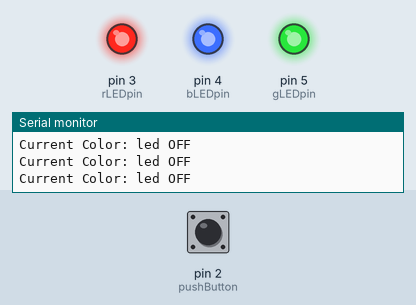
Simulated run of this sketch. Board: Arduino Uno, built with avr-gcc and run on an emulated ATmega328P. Parts: output pins drawn as LEDs (lit = HIGH), the last lines printed to the serial monitor. Dashed ring = blinking. The test bench sets the inputs (shaded band); at power-on: pin 2 (pushButton) LOW.

Above: at 1.2 s.
1.3 s: pin 2 (pushButton) pulled HIGH for 0.15 s
At 1.48 s:
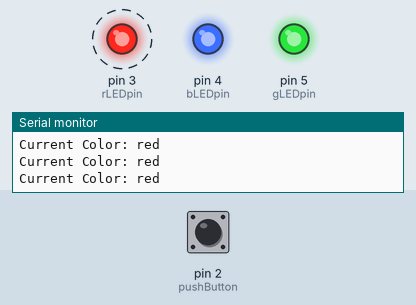
4.4 s: pin 2 (pushButton) pulled HIGH for 1 s
At 4.9 s:
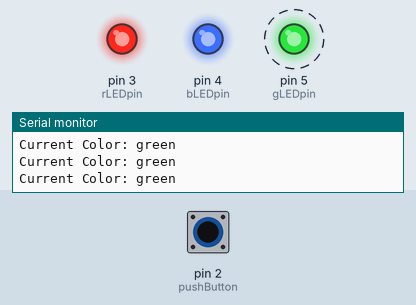
6.9 s: pin 2 (pushButton) pulled HIGH for 0.15 s
At 7.4 s:
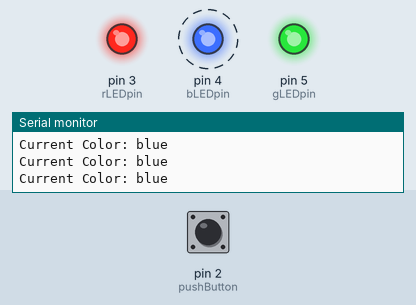
8.5 s: pin 2 (pushButton) pulled HIGH for 3.2 s
At 8.69 s:
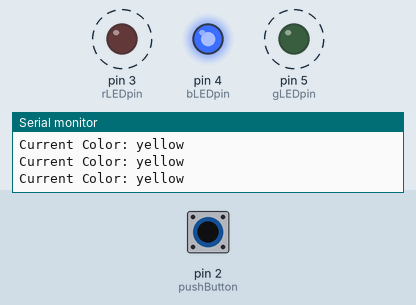
13.2 s: pin 2 (pushButton) pulled HIGH for 0.15 s
At 13.66 s:
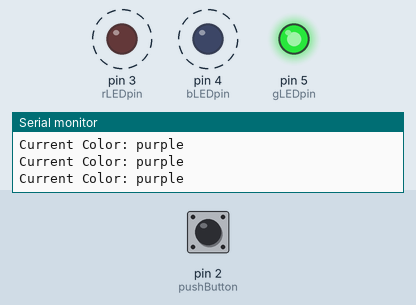
16.3 s: pin 2 (pushButton) pulled HIGH for 1 s
At 17.4 s:
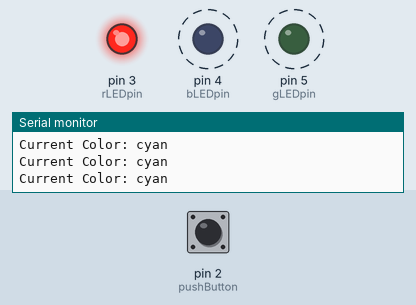
Timing chart, 0 to 21.3 s (numbered marks = the images above; inputs shaded):
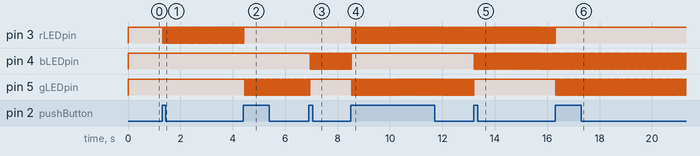

Measured:
- after the input at 1.3 s, pin 3 (rLEDpin): alternates HIGH for 0.02 s and LOW for 0.02 s, starting at once
- after the input at 4.4 s, pin 3 (rLEDpin): goes on until 4.4 s, then stays HIGH; pin 5 (gLEDpin): alternates HIGH for 0.02 s and LOW for 0.02 s, starting after 0.05 s
- after the input at 6.9 s, pin 4 (bLEDpin): alternates HIGH for 0.02 s and LOW for 0.02 s, starting after 0.06 s; pin 5 (gLEDpin): goes on until 6.9 s, then stays HIGH
- after the input at 8.5 s, pin 3 (rLEDpin), pin 5 (gLEDpin): alternates HIGH for 0.02 s and LOW for 0.02 s, starting at once; pin 4 (bLEDpin): goes on until 8.5 s, then stays HIGH
- after the input at 13.2 s, pin 4 (bLEDpin): alternates HIGH for 0.02 s and LOW for 0.02 s, starting at once; pin 5 (gLEDpin): goes on until 13.2 s, then stays HIGH
- after the input at 16.3 s, pin 3 (rLEDpin): goes on until 16.3 s, then stays HIGH; pin 5 (gLEDpin): alternates HIGH for 0.02 s and LOW for 0.02 s, starting at once

The sketch:

Practice_8_switch_led_when_clicked_and_blink_8_10_2025.ino
```cpp
const int rLEDpin = 3;
const int bLEDpin = 4;
const int gLEDpin = 5;
const int pushButton = 2;
int buttonState = 0;
int ledstate = 0;
int ledcolor = 0;
String color= "led"; //currentcolor
bool buttonPressed = false;
unsigned long previousMillis = 0;
const long interval = 1000;


void setup(){
  Serial.begin(9600);
  pinMode(rLEDpin, OUTPUT);
  pinMode (bLEDpin, OUTPUT);
  pinMode (gLEDpin, OUTPUT);
  pinMode(pushButton,INPUT);
}

void loop(){
  buttonState = digitalRead(pushButton);
  Serial.print("Current Color: ");
  Serial.println(color);
  if (buttonState == HIGH && !buttonPressed) {
    ledcolor++;
    buttonPressed = true;
    //delay(100);
  }
  if (buttonState == LOW && buttonPressed) {
    buttonPressed = false;
  }
  unsigned long currentMillis = millis();
  if(currentMillis -previousMillis >= interval){
    previousMillis = currentMillis;
  }
  if(ledstate == LOW){
    ledstate = HIGH;
  } else{
    ledstate =LOW;
  }

  if (ledcolor == 0) {
    color = "led OFF";
      digitalWrite(rLEDpin, HIGH);
      digitalWrite(bLEDpin, HIGH);
      digitalWrite(gLEDpin, HIGH);

    }

  else if (ledcolor == 1){
    //red
    color = "red";
    if (ledstate ==LOW){
      digitalWrite(rLEDpin, LOW);
      digitalWrite(bLEDpin, HIGH);
      digitalWrite(gLEDpin, HIGH);
  } else{
    digitalWrite(rLEDpin, HIGH);
    digitalWrite(bLEDpin, HIGH);
    digitalWrite(gLEDpin, HIGH);
  }
}

 else if (ledcolor == 2){
    //green
    color = "green";

    if(ledstate ==LOW){
      digitalWrite(rLEDpin, HIGH);
      digitalWrite(bLEDpin, HIGH);
      digitalWrite(gLEDpin, LOW);
  } else{
    digitalWrite(rLEDpin, HIGH);
    digitalWrite(bLEDpin, HIGH);
    digitalWrite(gLEDpin, HIGH);
  }
  }

   else if (ledcolor == 3){
    //BLUE
    color = "blue";
    if(ledstate ==LOW){
      digitalWrite(rLEDpin, HIGH);
      digitalWrite(bLEDpin, LOW);
      digitalWrite(gLEDpin, HIGH);
  }else{
    digitalWrite(rLEDpin, HIGH);
    digitalWrite(bLEDpin, HIGH);
    digitalWrite(gLEDpin, HIGH);
    }
  }

   else if (ledcolor == 4){
    //Yellow
    color = "yellow";
    if (ledstate ==LOW){
      digitalWrite(rLEDpin, LOW);
      digitalWrite(bLEDpin, HIGH);
      digitalWrite(gLEDpin, LOW);
  }else{
    digitalWrite(rLEDpin, HIGH);
    digitalWrite(bLEDpin, HIGH);
    digitalWrite(gLEDpin, HIGH);
  }
  }

   else if (ledcolor == 5){
    //PURPLE
    color = "purple";
    if(ledstate ==LOW){
      digitalWrite(rLEDpin, LOW);
      digitalWrite(bLEDpin, LOW);
      digitalWrite(gLEDpin, HIGH);
  }else{
    digitalWrite(rLEDpin, HIGH);
    digitalWrite(bLEDpin, HIGH);
    digitalWrite(gLEDpin, HIGH);
  }
}

   else if (ledcolor == 6){
    //CYAN
    color = "cyan";
    if(ledstate==LOW){
      digitalWrite(rLEDpin, HIGH);
      digitalWrite(bLEDpin, LOW);
      digitalWrite(gLEDpin, LOW);
  } else{
    digitalWrite(rLEDpin, HIGH);
    digitalWrite(bLEDpin, HIGH);
    digitalWrite(gLEDpin, HIGH);
  }
  }

   else if (ledcolor == 7){
    //WHITE
    color = "white";
    if(ledstate ==LOW){
      digitalWrite(rLEDpin, LOW);
      digitalWrite(bLEDpin, LOW);
      digitalWrite(gLEDpin, LOW);
  }else{
    digitalWrite(rLEDpin, HIGH);
    digitalWrite(bLEDpin, HIGH);
    digitalWrite(gLEDpin, HIGH);
  }
  }
   else if (ledcolor == 8){
    ledcolor =0;
}
}
```
